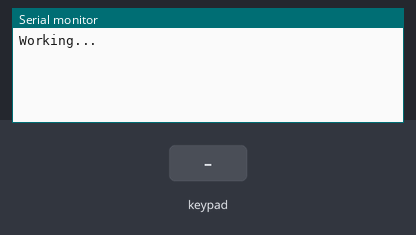
The sketch below on a simulated Arduino Leonardo, built with avr-gcc and run on an emulated ATmega32U4. On the bench: the last lines printed to the serial monitor. The inputs (shaded band) are chosen by the test bench.

Above: at 1.2 s.
1.3 s: key '7' pressed
At 2.0 s:
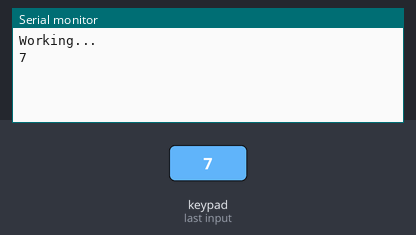
2.8 s: keypad keys 1 1 1 2 1 3 pressed 0.4 s apart
At 5.6 s:
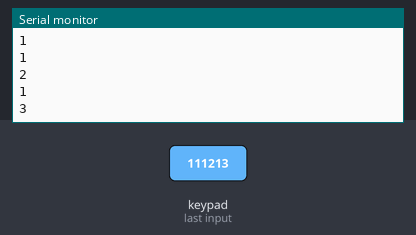
6.7 s: key '4' pressed
At 7.1 s:
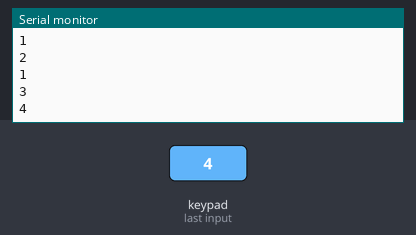
8.2 s: keypad keys 1 3 9 7 2 2 pressed 0.4 s apart
At 11.1 s:
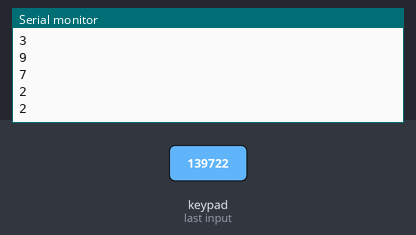
Timing chart, 0 to 12.6 s (numbered marks = the images above; inputs shaded):
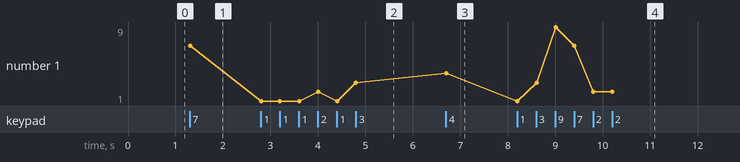

Measured:
- after the input at 1.3 s, the serial monitor: prints a new line at once (image 1)
- after the input at 2.8 s, the serial monitor: prints a new line at once (image 2)
- after the input at 6.7 s, the serial monitor: prints a new line at once (image 3)
- after the input at 8.2 s, the serial monitor: prints a new line at once (image 4)
- plotted number 1: 7 → 3 after the input at 2.8 s, 3 → 4 after the input at 6.7 s, 4 → 2 after the input at 8.2 s

The sketch:

byo24_keyboard_demo.ino
```cpp
/*
 * Setup:
 * 1. Install Keypad Library
 *  1.1 Click Sketch -> Include Library -> Manage Libraries
 *  1.2 Search "Keypad"
 *  1.3 Install library by Mark Stanley, Alexander Brevig
 */

 /*
  *  Useful Resources:
  *  https://www.arduino.cc/reference/en/language/functions/usb/keyboard/
  *  https://www.arduino.cc/reference/en/language/functions/usb/keyboard/keyboardmodifiers/
  *  For Media Keys, check out https://github.com/NicoHood/HID
  */

#include "Keyboard.h"
#include "Keypad.h"

const byte ROWS = 3;
const byte COLUMNS = 3;

/*
 *  The matrix below is rotated by 90 degrees
 *  so that the top left key on the
 *  keyboard is 1.
 */
char keys[ROWS][COLUMNS] = {
  {'7', '4', '1'},
  {'8', '5', '2'},
  {'9', '6', '3'},
};

byte rowPins[ROWS] = {11,12,13};
byte colPins[COLUMNS] = {7, 9, 10};

Keypad keypad = Keypad( makeKeymap(keys), rowPins, colPins, ROWS, COLUMNS );

void setup() {
  Serial.begin(9600);
  Serial.println("Working...");
}

void loop() {
  char key = keypad.getKey();
  if (key) {

    switch (key) {
      case '1':
        Serial.println("1");
        break;
      case '2':
        Serial.println("2");
        break;
      case '3':
        Serial.println("3");
        break;
      case '4':
        Serial.println("4");
        break;
      case '5':
        Serial.println("5");
        break;
      case '6':
        Serial.println("6");
        break;
      case '7':
        Serial.println("7");
        break;
      case '8':
        Serial.println("8");
        break;
      case '9':
        Serial.println("9");
        break;
    }
     Keyboard.releaseAll();
    delay(100);
  }
}
```
